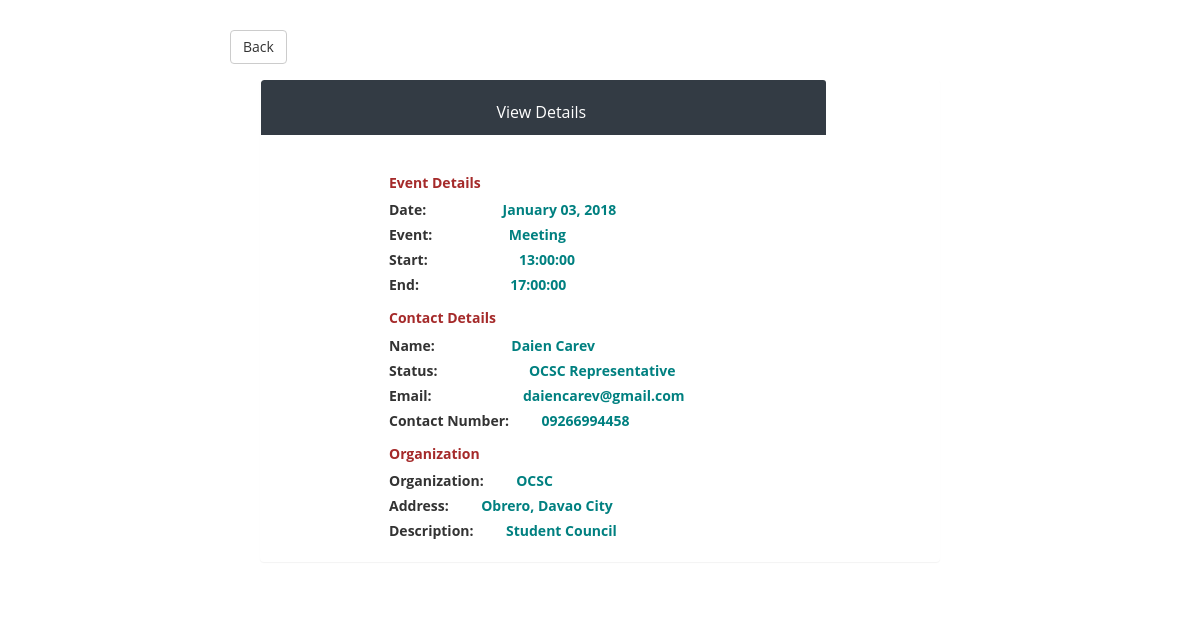
Page /view.php?id=4 on the committed database.
### tables this page shows
CREATE TABLE IF NOT EXISTS `tbl_event` (
  `eid` int(11) NOT NULL AUTO_INCREMENT,
  `event` varchar(100) DEFAULT NULL,
  `fname` varchar(100) DEFAULT NULL,
  `o_id` int(11) DEFAULT NULL,
  `org` varchar(100) DEFAULT NULL,
  `rdate` date DEFAULT NULL,
  `stime` time DEFAULT NULL,
  `etime` time DEFAULT NULL,
  PRIMARY KEY (`eid`)
);

CREATE TABLE IF NOT EXISTS `client` (
  `id` int(11) NOT NULL AUTO_INCREMENT,
  `fname` varchar(50) DEFAULT NULL,
  `email` text,
  `cnum` text,
  `stat` varchar(50) DEFAULT NULL,
  `org` varchar(50) DEFAULT NULL,
  PRIMARY KEY (`id`)
);

CREATE TABLE IF NOT EXISTS `organization` (
  `id` int(11) NOT NULL AUTO_INCREMENT,
  `org` varchar(50) DEFAULT NULL,
  `ad` varchar(50) DEFAULT NULL,
  `description` varchar(50) DEFAULT NULL,
  PRIMARY KEY (`id`)
);

### public/view.php (the view, shortened to what this page needs)
<?php
    require_once('../includes/db_connection.php');
    if(isset($_GET['id'])){
        $data = $_GET['id'];
    }
    $date = date_create($ddate);
    $query = "SELECT * from tbl_event left join client on (tbl_event.o_id = client.id) left join organization on (tbl_event.o_id = organization.id) WHERE eid=$data";
    $result = mysqli_query($connection, $query);
    while($row=mysqli_fetch_assoc($result)){
        $event = $row['event'];
        $fname = $row['fname'];
        $org = $row['org'];
        $stime = $row['stime'];
        $etime = $row['etime'];
        $email = $row['email'];
        $cnum = $row['cnum'];
        $stat = $row['stat'];
        $ad = $row['ad'];
        $description = $row['description'];
    }
?>
<!DOCTYPE html>
<html>
<head>
    <link href="../vendor/bootstrap/css/bootstrap.min.css" rel="stylesheet">
    <link href="../vendor/bootstrap/css/bootstrap.css" rel="stylesheet">
    <link href="../vendor/bootstrap/css/font-awesome.css" rel="stylesheet">
    <link href="../assets/css/bootstrap.css" rel="stylesheet" />
    <link href="../assets/css/font-awesome.css" rel="stylesheet" />
    <link href="../assets/css/custom-styles.css" rel="stylesheet" />
</head>
<body>
    <div class="pt-5 offset-2">
        <a class="p-5" href="#" onclick="history.go(-1)">
            <button class="btn btn-default">Back</button>
        </a>
    </div>
    <div class="container">
        <div class="col-md-8 offset-2">
            <div class="panel-body">
                <div class="panel-group" id="accordion">
                    <div class="panel">
                        <div class="panel-heading p-0 col-md-10" style="background-color: #333b44;">
                            <p class="offset-5 text-white">View Details</p>
                        </div>
                    <form class="form-horizontal offset-2 col-md-10 pt-5" action="" method="">
                        <div class="form-group">
                            <div class="col-md-8">
                                <h5 style="color: brown;"><b>Event Details</b></h5>
                                <label>Date: </label>
                                <span class="offset-2 p-4" style="color: teal;"><strong><?php echo date_format($date, "F d, Y"); ?></strong></span>
                                <br>
                                <label>Event: </label>
                                <span class="offset-2 p-4" style="color: teal;"><strong><?php echo $event; ?></strong></span>
                            <br>
                                <label>Start: </label>
                                <span class="offset-2 p-5" style="color: teal;"><strong><?php echo $stime; ?></strong></span>
                         <br>
                                <label>End: </label>
                                <span class="offset-2 p-5" style="color: teal;"><strong><?php echo $etime; ?></strong></span>
                                <br>
                                <h5 style="color: brown;"><b>Contact Details</b></h5>
                                <label>Name: </label>
                                <span class="offset-2 p-4" style="color: teal;"><strong><?php echo $fname; ?></strong></span>
                                <br>
                                <label>Status: </label>
                                <span class="offset-2 p-5" style="color: teal;"><strong><?php echo $stat; ?></strong></span>
                                <br>
                                <label>Email: </label>
                                <span class="offset-2 p-5" style="color: teal;"><strong><?php echo $email; ?></strong></span>
                         <br>
                                <label>Contact Number: </label>
                                <span class="offset-1 " style="color: teal;"><strong><?php echo $cnum; ?></strong></span>
                            <br>
                                <h5 style="color: brown;"><b>Organization</b></h5>
                                <label>Organization: </label>
                                <span class="offset-1" style="color: teal;"><strong><?php echo $org; ?></strong></span>
                                <br>
                                <label>Address: </label>
                                <span class="offset-1" style="color: teal;"><strong><?php echo $ad; ?></strong></span>
                                <br>
                                <label>Description: </label>
                                <span class="offset-1" style="color: teal;"><strong><?php echo $description; ?></strong></span>
                            </div>
                        </div>
                    </form>
                </div>
            </div>
        </div>
    </div>
</div>
</body>
</html>

### assets/css/custom-styles.css (style rules this page uses)
body { font-family: 'Open Sans', sans-serif; }
p { font-size:16px; line-height:25px; padding-top:20px; }

### rows in the picture
tbl_event: event "Meeting", stime "13:00:00", etime "17:00:00", client.fname "Daien Carev", client.stat "OCSC Representative", client.email "daiencarev@gmail.com", client.cnum "09266994458", organization.org "OCSC", organization.ad "Obrero, Davao City", organization.description "Student Council"

### other values in the picture
date_format($date, "F d, Y") "January 03, 2018"
